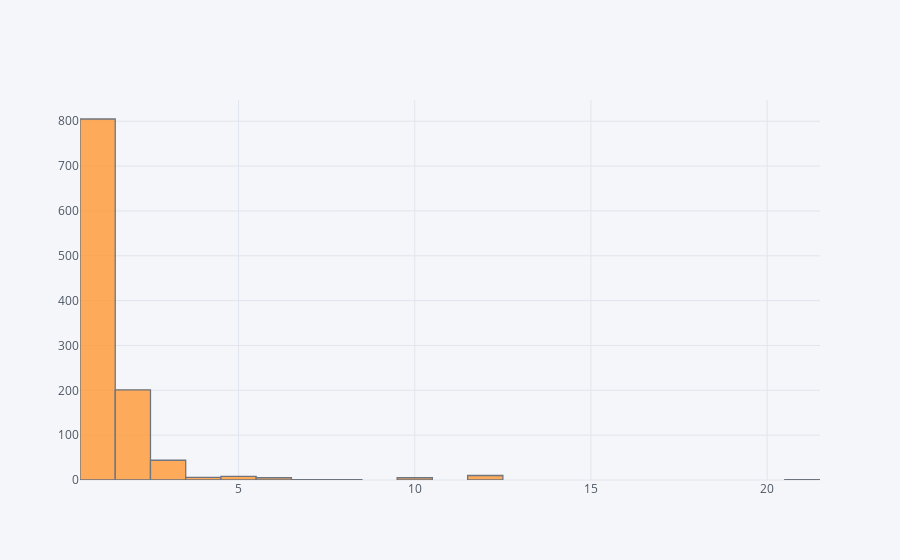

Notebook code for this chart:
### Code cell
rs.iplot(kind='histogram', bins=m_table.shape[1])

### Figure 1 — Plotly figure (JSON) as saved in the notebook; plotly's stock layout.template omitted (floating-point values rounded to 4 significant figures; data arrays with more than 128 entries replaced by an {"elided": "..."} marker saying what was removed)
{"data": [{"histfunc": "count", "histnorm": "", "marker": {"color": "rgba(255, 153, 51, 1.0)", "line": {"color": "#4D5663", "width": 1.3}}, "nbinsx": 38, "opacity": 0.8, "orientation": "v", "type": "histogram", "uid": "2ba97d8e-ac8c-11e9-9280-f21898444126", "x": {"elided": "1087 int values"}}], "layout": {"barmode": "overlay", "legend": {"bgcolor": "#F5F6F9", "font": {"color": "#4D5663"}}, "paper_bgcolor": "#F5F6F9", "plot_bgcolor": "#F5F6F9", "titlefont": {"color": "#4D5663"}, "xaxis": {"gridcolor": "#E1E5ED", "showgrid": true, "tickfont": {"color": "#4D5663"}, "title": "", "titlefont": {"color": "#4D5663"}, "zerolinecolor": "#E1E5ED"}, "yaxis": {"gridcolor": "#E1E5ED", "showgrid": true, "tickfont": {"color": "#4D5663"}, "title": "", "titlefont": {"color": "#4D5663"}, "zerolinecolor": "#E1E5ED"}}}
